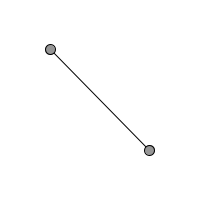
Frame 1 (no input)
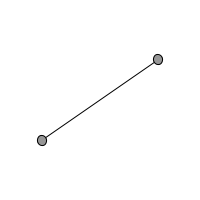
Frame 60 (the mouse pressed at the canvas centre just before this capture)
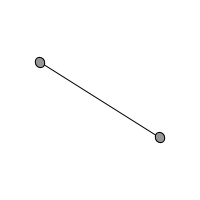
Frame 120 (the mouse held since frame 60 and released just before this capture)

The Processing sketch that drew these frames (run headless with seeded random() and noise(); from frame 60 on, the mouse is pressed at the canvas centre):

// Processing sketch: Tesr14_6
// ── Tesr14_6.pde
float angle=0;

void setup(){
  size(200,200);
}

void draw(){
  background(255);
  
  stroke(0);
  fill(150);
   
  translate(100,100);
  
  float theta=map(sin(angle),-1,1,0,TWO_PI);
  
  rotate(theta);
  
  line(-50,-50,50,50);
  ellipse(-50,-50,10,10);
  ellipse(50,50,10,10);
  
  angle+=0.01;
}
